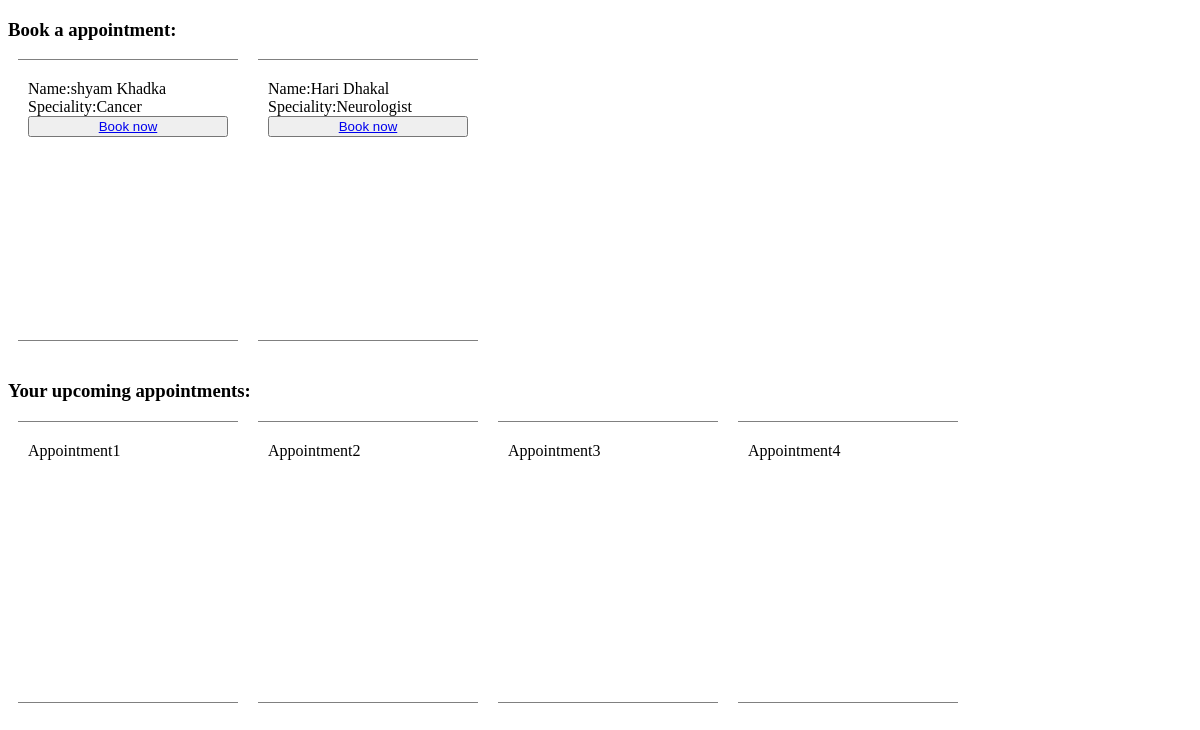
The app's page /doctor/myAppointments.php with its own data.
### tables this page shows
CREATE TABLE `doctor` (
  `Avatar` longblob NOT NULL,
  `did` int(11) NOT NULL,
  `dname` varchar(50) NOT NULL,
  `demail` varchar(50) NOT NULL,
  `dpassword` text NOT NULL,
  `specialties` varchar(50) NOT NULL,
  `daddress` varchar(50) NOT NULL,
  `ddob` date NOT NULL,
  `dmobile` text NOT NULL,
  `dgender` varchar(20) NOT NULL
);

### doctor/myAppointments.php (the view, shortened to what this page needs)
<?php
include("../backend/conn.php")
?>
<!DOCTYPE html>
<html lang="en">
<head>
    <link rel="stylesheet" href="../Styles/appointment.css">
</head>
<body>
<div>
    <h3 >Book a appointment:</h3>
    <div class= "new-appointment">
    <?php
                $stmt = $conn->prepare("SELECT * FROM doctor");
                $stmt->execute();
                $result = $stmt->get_result();
                if ($result->num_rows > 0) {
                    while ($row = $result->fetch_assoc()) {
                        echo "<div class='choose-doctor'";
                        echo "<img src='../images/doc1.jpg' alt=''>";
                        echo "<span>Name:{$row['dname']}</span>";
                        echo " <span>Speciality:{$row ['specialties']}</span>";
                        echo "<button class='logout-btn'><a href='#'>Book now</a></button> ";
                        echo "</div>";
                    }
                } else {
                    echo "<p>No doctors found.</p>";
                }
                ?>
       </div>
    <h3 >Your upcoming appointments:</h3>
    <div class="appointments">
        <div class="appointment">Appointment1</div>
        <div class="appointment">Appointment2</div>
        <div class="appointment">Appointment3</div>
        <div class="appointment">Appointment4</div>
    </div>
</div>
</body>
</html>

### Styles/appointment.css (style rules this page uses)
.appointments,.new-appointment { margin:0; display:flex; flex-direction:row; align-items:center; flex-wrap: wrap; }
.appointment,.choose-doctor { margin: 0 10px; border-top:1px solid gray; border-bottom:1px solid gray; margin-bottom:20px; padding:20px 10px; height:240px; width:200px; display: flex; flex-direction: column; }

### records on screen
doctor: dname "shyam Khadka", specialties "Cancer"
doctor: dname "Hari Dhakal", specialties "Neurologist"
